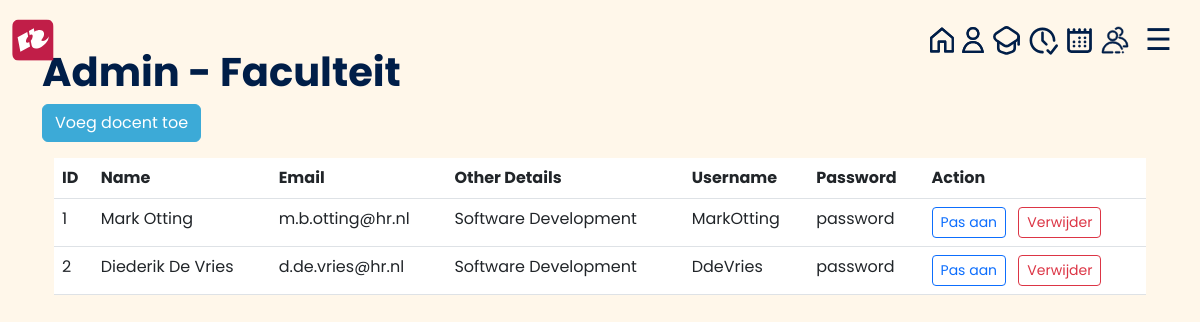
The page /admin/faculties (signed in) on the database its author committed.
### tables this page shows
CREATE TABLE faculty
                  (faculty_id INTEGER PRIMARY KEY,
                   faculty_name TEXT,
                   faculty_email TEXT,
                   other_details TEXT,
                   Username TEXT,
                   Password TEXT);

### lib/admin_routes.py (the view)
@admin.route('/admin/faculties', methods=['GET'])
def admin_faculties():
    if 'admin_logged_in' in session:
        c.execute("SELECT * FROM Faculty")
        faculties = c.fetchall()
        return render_template('admin/admin_faculties.html', faculties=faculties)
    else:
        return redirect(url_for('index'))

### templates/admin/admin_faculties.html (shortened to what this page needs)
{% extends "base5.html" %}
{% block content %}
<head>
    <link href="https://cdn.jsdelivr.net/npm/bootstrap@5.3.0-alpha1/dist/css/bootstrap.min.css" rel="stylesheet">
    <link rel="stylesheet" href="{{ url_for('static', filename='/admin_dashboard.css') }}">
</head>
<body>
    <h1 class="fw-bold">Admin - Faculteit</h1>
    <a href="/admin/faculties/add" class="btn btn-primary mb-3">Voeg docent toe</a>
    <div class="container">
      <table class="table table-hover">
        <thead>
          <tr>
            <th>ID</th>
            <th>Name</th>
            <th>Email</th>
            <th>Other Details</th>
            <th>Username</th>
            <th>Password</th>
            <th>Action</th>
          </tr>
        </thead>
        <tbody>
          {% for faculty in faculties %}
            <tr>
              <td>{{ faculty[0] }}</td>
              <td>{{ faculty[1] }}</td>
              <td>{{ faculty[2] }}</td>
              <td>{{ faculty[3] }}</td>
              <td>{{ faculty[4] }}</td>
              <td>{{ faculty[5] }}</td>
              <td>
                <a href="/admin/faculties/update/{{ faculty[0] }}" class="btn btn-outline-primary btn-sm me-2">Pas aan</a>
                <form action="/admin/faculties/delete" method="post" class="d-inline">
                  <button type="submit" class="btn btn-outline-danger btn-sm">Verwijder</button>
                </form>
              </td>
            </tr>
          {% endfor %}
        </tbody>
      </table>
    </div>
{% endblock %}

### static/admin_dashboard.css (style rules this page uses)
* { -webkit-font-smoothing: antialiased; }
html { font-family: "Poppins", sans-serif; }
body { background-color: #fff7ea; font-family: "Poppins", sans-serif; color: #001e48; transition: background-color .5s; }
.btn-primary { background-color: #3caad7; border-color: #3caad7; }

### rows shown on the page
faculty: faculty_id "1", faculty_name "Mark Otting", faculty_email "m.b.otting@hr.nl", other_details "Software Development", Username "MarkOtting", Password "password"
faculty: faculty_id "2", faculty_name "Diederik De Vries", faculty_email "d.de.vries@hr.nl", other_details "Software Development", Username "DdeVries", Password "password"
